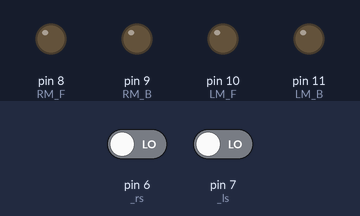
A sketch run on a simulated Arduino Uno, built with avr-gcc and run on an emulated ATmega328P. On the bench: output pins drawn as LEDs (lit = HIGH). The inputs (shaded band) are chosen by the test bench; at power-on: pin 6 (_rs) LOW, pin 7 (_ls) LOW.

Above: at 1.2 s.
1.3 s: pin 6 (_rs) driven HIGH
At 2.1 s:
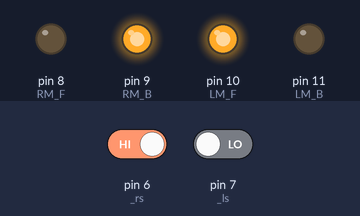
2.8 s: pin 7 (_ls) driven HIGH
At 3.2 s:
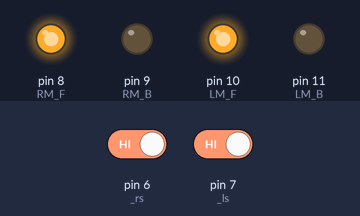
4.3 s: pin 6 (_rs) driven LOW
At 5.5 s:
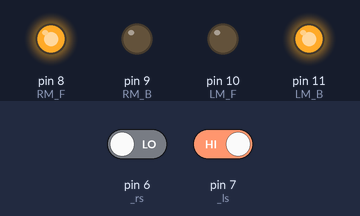
5.8 s: pin 7 (_ls) driven LOW
At 6.7 s:
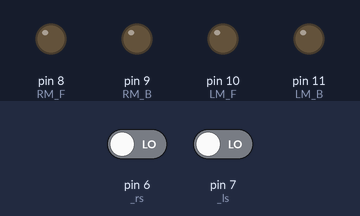
Timing chart, 0 to 8.3 s (numbered marks = the images above; inputs shaded):
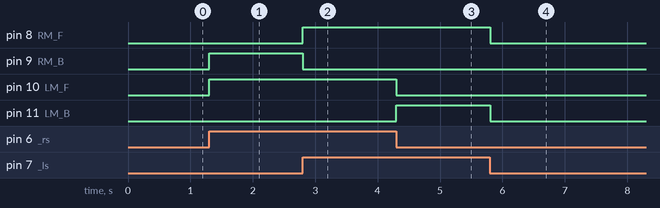

Measured:
- after the input at 1.3 s, pin 9 (RM_B), pin 10 (LM_F): LOW → HIGH at once
- after the input at 2.8 s, pin 8 (RM_F): LOW → HIGH at once; pin 9 (RM_B): HIGH → LOW at once
- after the input at 4.3 s, pin 10 (LM_F): HIGH → LOW at once; pin 11 (LM_B): LOW → HIGH at once
- after the input at 5.8 s, pin 8 (RM_F), pin 11 (LM_B): HIGH → LOW at once

The sketch:

LineFollowingBot.ino
```cpp
/*
  @Author Swornim Shrestha
  @Author Email <srestaswrnm@gmail.com>
  Nov 21, 2017
*/

// Assigning Variables

int RM_F = 8; //Right Motor Forward
int RM_B = 9; //Right Motor Backward
int LM_F = 10; //Left Motor Forward
int LM_B = 11; //Left Motor Backward

int _rs = 6; //Right IR Sensor
int _ls = 7; //Left IR Sensor

void setup() {
  // Setting Pin Mode to OUTPUT MODE
  pinMode(RM_F, OUTPUT);
  pinMode(RM_B, OUTPUT);
  pinMode(LM_F, OUTPUT);
  pinMode(LM_B, OUTPUT);

  // Setting Pin Mode of IR Sensor to INPUT MODE
  pinMode(_rs, INPUT);
  pinMode(_ls, INPUT);
}

void loop() {
  // Reading Digital States of Sensors
  bool RS = digitalRead(_rs);
  bool LS = digitalRead(_ls);

  if(RS && LS){ // Move Forward
    digitalWrite(RM_F, HIGH);
    digitalWrite(RM_B, LOW);
    digitalWrite(LM_F, HIGH);
    digitalWrite(LM_B, LOW);

  }else if(!RS && LS){ // Move Right
    digitalWrite(RM_F, HIGH);
    digitalWrite(RM_B, LOW);
    digitalWrite(LM_F, LOW);
    digitalWrite(LM_B, HIGH);

  }else if(RS && !LS){ // Move Left
    digitalWrite(RM_F, LOW);
    digitalWrite(RM_B, HIGH);
    digitalWrite(LM_F, HIGH);
    digitalWrite(LM_B, LOW);

  }else if(!RS && !LS){// Stop
    digitalWrite(RM_F, LOW);
    digitalWrite(RM_B, LOW);
    digitalWrite(LM_F, LOW);
    digitalWrite(LM_B, LOW);
  }else{
    //NOthing
  }
  delay(5); // Just for my heart
}
```
